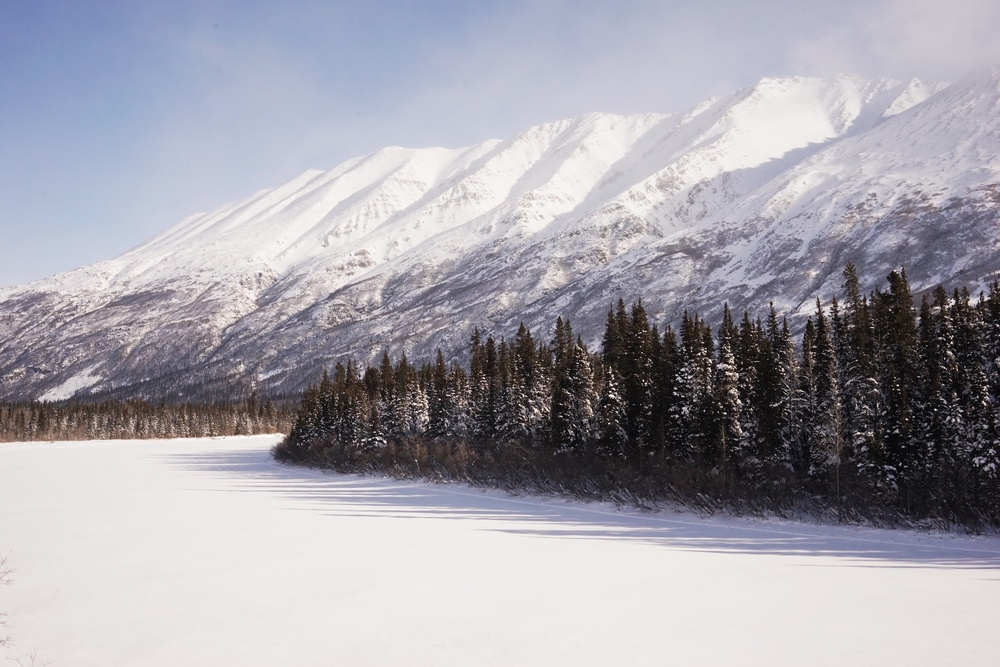
#> input picture image/original/example1.jpg, 1000 x 667 px, shrunk from 2100 x 1400 before the run, found by its file name
$ python '4 demo segment.py'
#> lines starting #> are read from the running program, lines starting #| are printed output that depends on the picture
### athec/misc.py
# -*- coding: utf-8 -*-
import os, sys, random, shutil, pprint
import cv2
import numpy as np
from PIL import Image, ImageFile

def create_path(filepath):
    filepathfolder = os.path.dirname(filepath)
    if not os.path.exists(filepathfolder): os.makedirs(filepathfolder)

def make_path(filepath, suffix = None):
    imgbasename = os.path.basename(filepath)
    if isinstance(suffix, str):
        imgbasename = imgbasename + "." + suffix
    imgname = imgbasename if imgbasename.lower().endswith(".png") else imgbasename + '.png'
    filepathfolder = os.path.dirname(filepath)
    if not os.path.exists(filepathfolder):
        os.makedirs(filepathfolder)
    newfilepath = os.path.join(filepathfolder, imgname)
    return(newfilepath)

# [18 lines left out: functions copy_file, save_list_to_txt, save_dict_to_txt, not called in this run]

def printd(d):
    pprint.pprint(d, sort_dicts=False)

# [85 lines left out: functions attr_size, attr_mode, tf_resize, tf_binary, not called in this run]

def read_img_rgb(img):
    if isinstance(img, str):
        try:
            img = cv2.imread(img)
            if len(img.shape) == 3:
                img = cv2.cvtColor(img, cv2.COLOR_BGR2RGB)
                return(img)
            elif len(img.shape) == 2:
                img = cv2.cvtColor(img, cv2.COLOR_GRAY2RGB)
                return(img)
            else:
                raise ValueError("Need to provide correct input image")
        except:
            raise ValueError("Can't read file")
    elif isinstance(img, np.ndarray):
        if len(img.shape) == 3:
            return(img)
        elif len(img.shape) == 2:
            img = cv2.cvtColor(img, cv2.COLOR_GRAY2RGB)
            return(img)
        else:
            raise ValueError("Need to provide correct input image")
    else:
        raise ValueError("Need to provide image path or image array")
    return(None)

# [70 lines left out: functions read_img_bgr, read_img_gray, inspect, split_block, not called in this run]

### athec/segment.py
#encoding=utf-8
import os, random
import numpy as np
import skimage.io, skimage.segmentation, skimage.measure, skimage.future
from . import misc

def save_label(rgb, label, save_path):
    # visualization 1: assign random colors to segments
    nlabel = np.amax(label)
    random_colors = random.sample(range(1, 16777215), nlabel)
    random_colors = np.array(random_colors)
    label = label - 1  # as skimage.measure.label start from 1
    colored = random_colors[label]

    l_rgbB = colored % 256
    l_rgbG = ( colored/256 ) % 256
    l_rgbR = ( colored / (256^2) ) % 256
    rand = np.dstack((l_rgbR,l_rgbG,l_rgbB))

    save_path1 = misc.make_path(save_path)
    skimage.io.imsave(save_path1, rand)

    # visualization 2: overlay colors onto original image
    overlay = skimage.color.label2rgb(label, rgb, kind='overlay')
    save_path2 = misc.make_path(save_path, 'overlay')
    skimage.io.imsave(save_path2, overlay)

    # visualization 3: average colors in each segment
    avg = skimage.color.label2rgb(label, rgb, kind='avg')
    save_path3 = misc.make_path(save_path, 'average')
    skimage.io.imsave(save_path3, avg)

def tf_segment_quickshift(img,
                          save_path = None,
                          ratio = 1,
                          kernel_siz = 5,
                          max_dist = 10,
                          sigma = 0):
#> called with img = 'image/resize/example1.jpg', ratio = 1, kernel_siz = 5, max_dist = 10, sigma = 0
    rgb = misc.read_img_rgb(img)
#> in read_img_rgb, img is the input picture: shape (667, 1000, 3); mean B, G, R 171.4, 162.9, 165
    seg = skimage.segmentation.quickshift(rgb, ratio=ratio, kernel_size=kernel_siz,
                                  max_dist=max_dist, sigma=sigma)
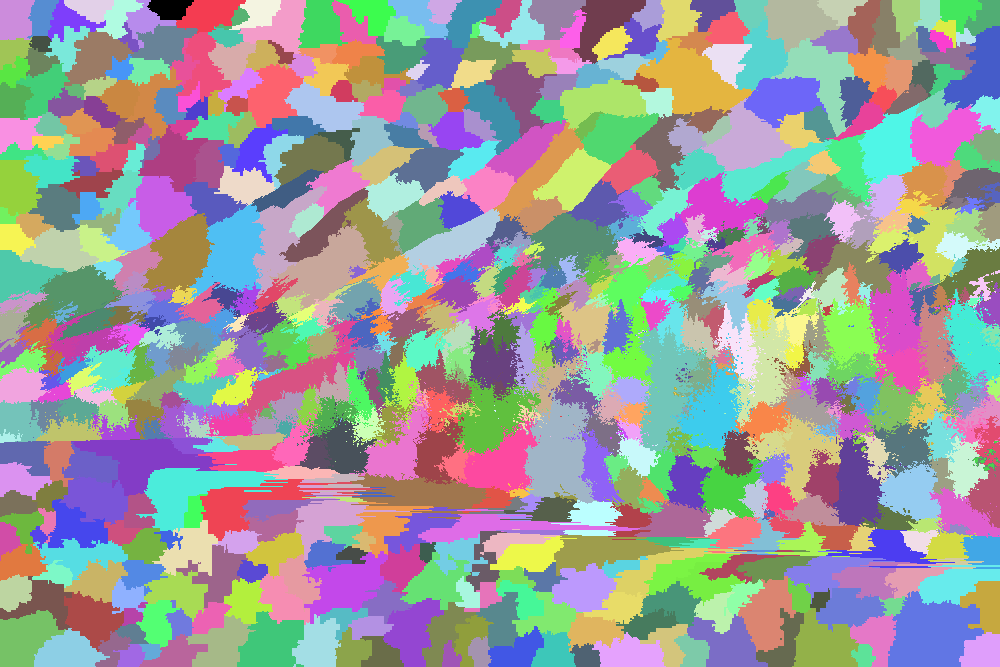
#> seg: shape (667, 1000) int64; 879 distinct labels, from 0 to 878; one colour per label, 0 black
    # see https://scikit-image.org/docs/dev/api/skimage.segmentation.html
    label, n_seg = skimage.measure.label(seg, background=99999999, return_num=True) # by default 0-valued pixels are considered as background, so set background value to 999999
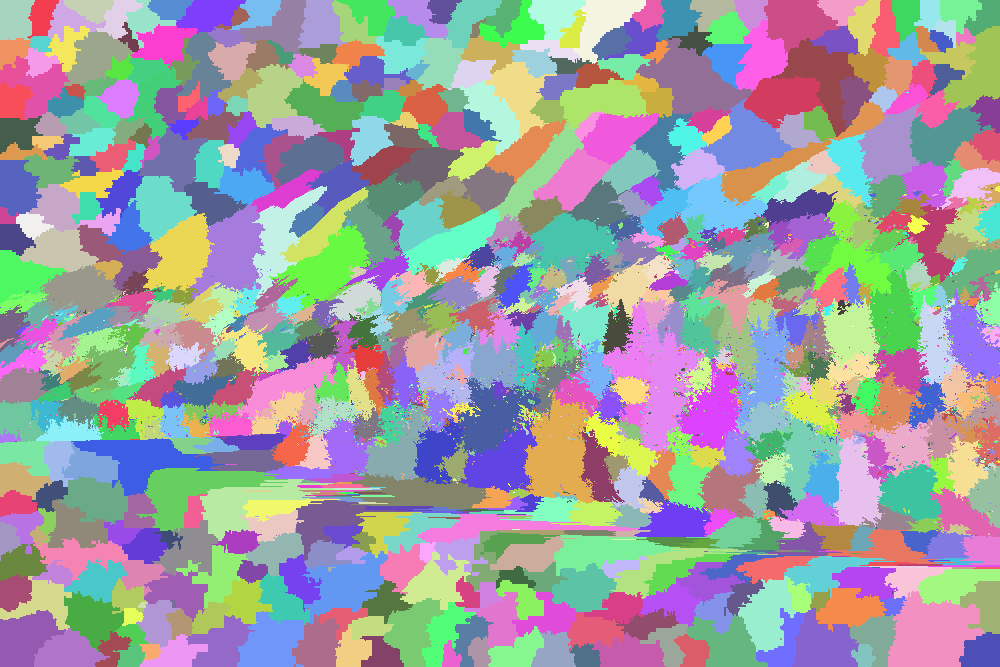
#> label: shape (667, 1000) int64; 4834 distinct labels, from 1 to 4834; one colour per label, 0 black
#> n_seg = 4834

    if isinstance(save_path, str):
        save_label(rgb, label, save_path)
#> in save_label, `random_colors = random.sample(range(1, 16777215), nlabel)`: random_colors = 4834 values, max 16775584 at index 3561, min 1161 at index 413, mean 8406969.3
#> in save_label, `label = label - 1`: label: shape (667, 1000) int64; 4834 distinct labels, from 0 to 4833
#> in save_label, `colored = random_colors[label]`:
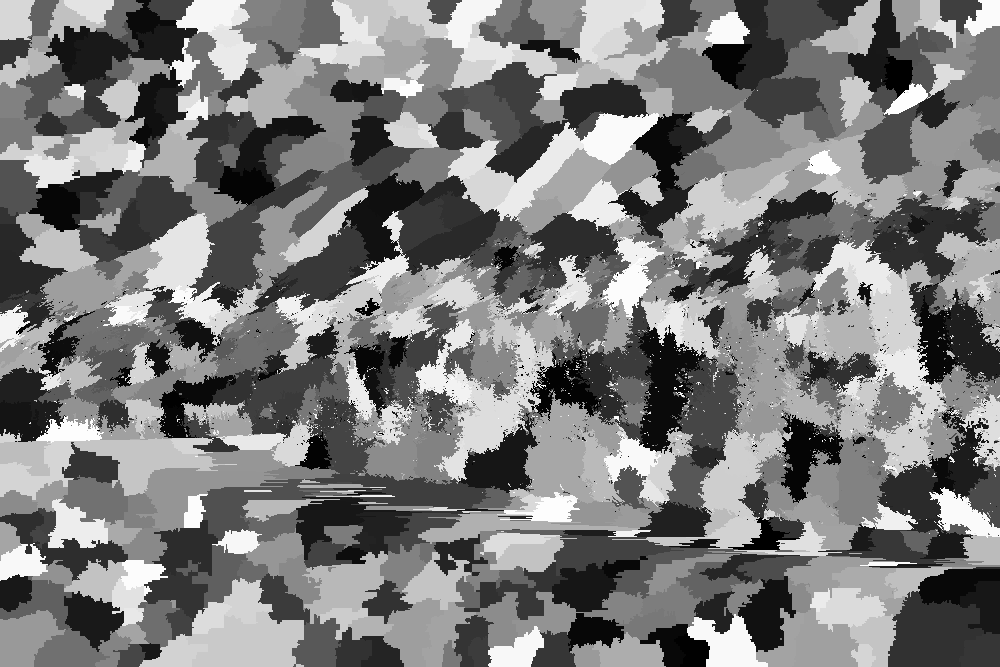
#> colored: shape (667, 1000) int64; min 1161, max 16775584, mean 8164894.2; drawn with min black and max white
#> in save_label, `l_rgbB = colored % 256`:
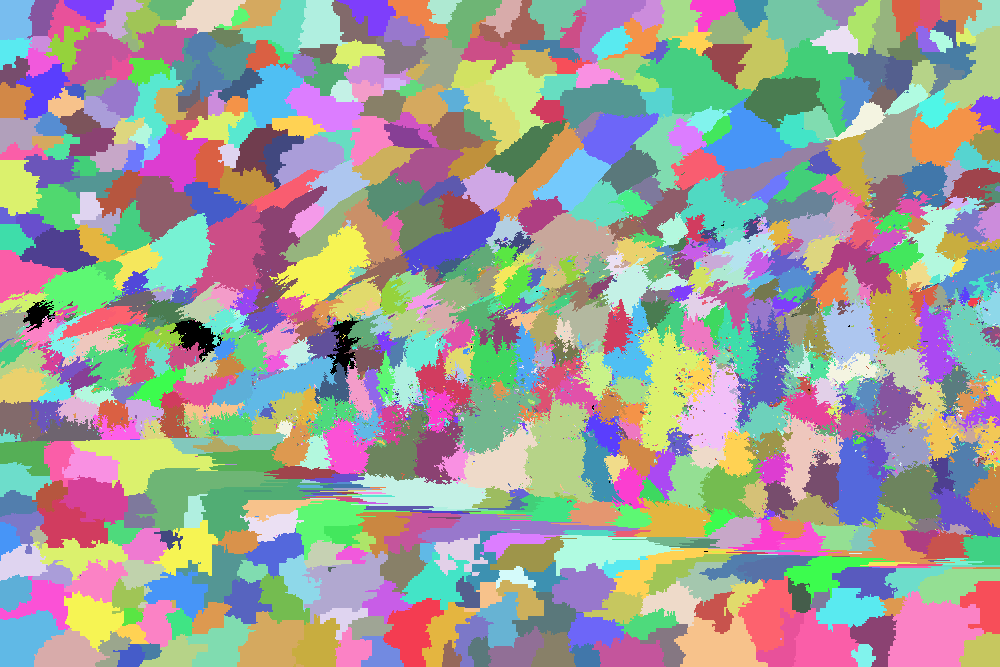
#> l_rgbB: shape (667, 1000) int64; 256 distinct labels, from 0 to 255; one colour per label, 0 black
#> in save_label, `l_rgbG = ( colored/256 ) % 256`:
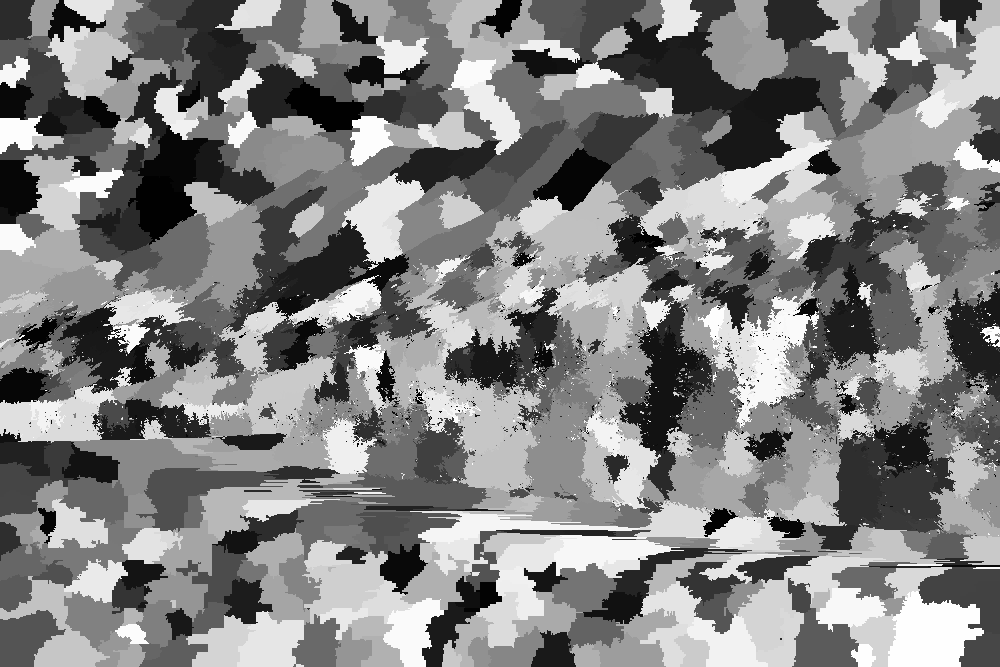
#> l_rgbG: shape (667, 1000) float64; min 0.18, max 255.9, mean 130.7; drawn with min black and max white
#> in save_label, `l_rgbR = ( colored / (256^2) ) % 256`:
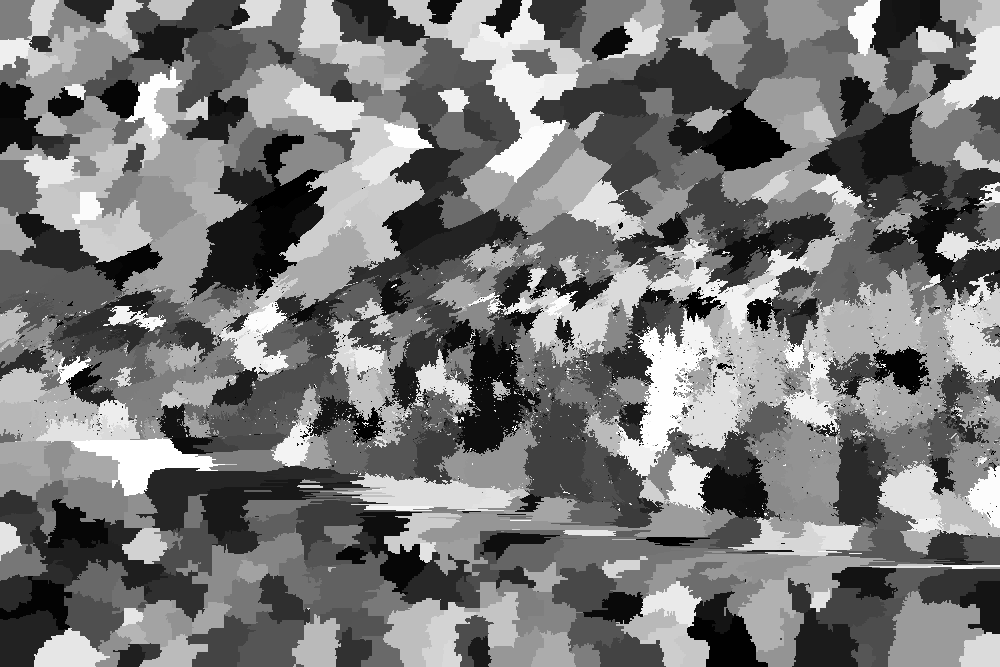
#> l_rgbR: shape (667, 1000) float64; min 0.0155, max 256, mean 120.2; drawn with min black and max white
#> in save_label, `rand = np.dstack((l_rgbR,l_rgbG,l_rgbB))`:
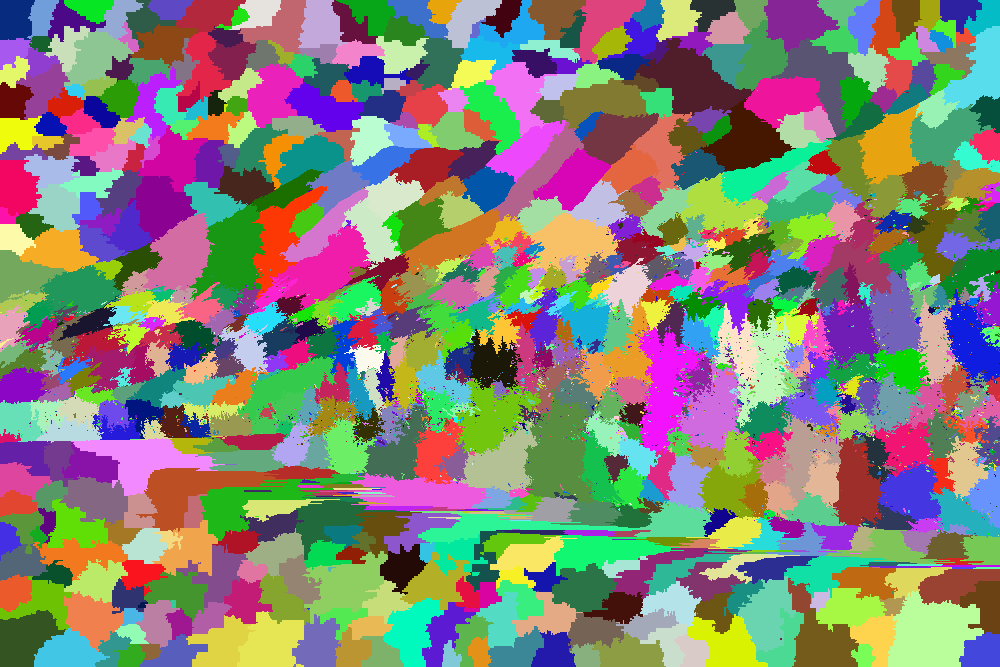
#> rand: shape (667, 1000, 3) float64; mean of channels 0, 1, 2 120.2, 130.7, 133.9; drawn with min black and max white
    return(label)

# [70 lines left out: functions tf_segment_normalized_cut, attr_complexity_segment, not called in this run]

### 4 demo segment.py
import os
from athec import misc, segment

img_folder = os.path.join("image", "original")
resize_folder = os.path.join("image", "resize")
tf_folder = os.path.join("image", "transform")

imgname = "example1.jpg"
img = os.path.join(resize_folder, imgname)

'''
Perform image segmentation with quickshift method.
Return a 2-D array.
save_path (optional, default None): str. If provided, three visualization will be saved. The first visualization assigns random, non-overlapping colors to segments to preserve the segment labels. This visualization is saved with save_path. The second visualization overlaps pre-defined colors over the original image. For this visualization, "overlap" will be added to the file name. The third visualization replaces each segment with its average color. For this visualization, "average" will be added to the file name. The last two visualizations do not fully store the segmentation results. See https://scikit-image.org/docs/dev/api/skimage.color.html#skimage.color.label2rgb
ratio, kernel_siz, max_dist, sigma (optional): Parameters for quickshit segmentation. See https://scikit-image.org/docs/dev/api/skimage.segmentation.html#skimage.segmentation.quickshift
'''
#> (the run stopped early here; a loop or call above may not have finished)
